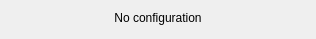
<?xml version="1.0" encoding="UTF-8"?>
<ui version="4.0">
 <class>tlinsWPilotHorisintalVerticalIncrement</class>
 <widget class="QWidget" name="tlinsWPilotHorisintalVerticalIncrement">
  <property name="geometry">
   <rect>
    <x>0</x>
    <y>0</y>
    <width>316</width>
    <height>39</height>
   </rect>
  </property>
  <property name="windowTitle">
   <string>Form</string>
  </property>
  <layout class="QGridLayout" name="gridLayout">
   <item row="0" column="0">
    <widget class="QLabel" name="label">
     <property name="text">
      <string>No configuration</string>
     </property>
     <property name="alignment">
      <set>Qt::AlignCenter</set>
     </property>
    </widget>
   </item>
   <item row="1" column="0">
    <spacer name="verticalSpacer">
     <property name="orientation">
      <enum>Qt::Vertical</enum>
     </property>
     <property name="sizeHint" stdset="0">
      <size>
       <width>20</width>
       <height>40</height>
      </size>
     </property>
    </spacer>
   </item>
  </layout>
 </widget>
 <resources/>
 <connections/>
 <slots>
  <slot>horisontalAxisSelected()</slot>
  <slot>verticalAxisSelected()</slot>
 </slots>
</ui>
